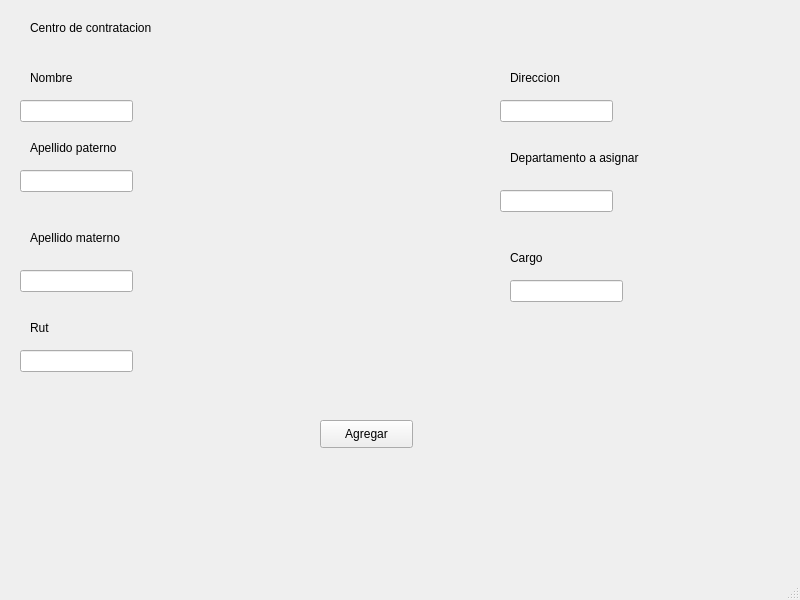
<?xml version="1.0" encoding="UTF-8"?>
<ui version="4.0">
 <class>MainWindow</class>
 <widget class="QMainWindow" name="MainWindow">
  <property name="geometry">
   <rect>
    <x>0</x>
    <y>0</y>
    <width>800</width>
    <height>600</height>
   </rect>
  </property>
  <property name="windowTitle">
   <string>MainWindow</string>
  </property>
  <widget class="QWidget" name="centralwidget">
   <widget class="QLabel" name="label">
    <property name="geometry">
     <rect>
      <x>30</x>
      <y>20</y>
      <width>181</width>
      <height>16</height>
     </rect>
    </property>
    <property name="text">
     <string>Centro de contratacion</string>
    </property>
   </widget>
   <widget class="QLineEdit" name="Nombre">
    <property name="geometry">
     <rect>
      <x>20</x>
      <y>100</y>
      <width>113</width>
      <height>22</height>
     </rect>
    </property>
   </widget>
   <widget class="QLabel" name="label_2">
    <property name="geometry">
     <rect>
      <x>30</x>
      <y>70</y>
      <width>55</width>
      <height>16</height>
     </rect>
    </property>
    <property name="text">
     <string>Nombre</string>
    </property>
   </widget>
   <widget class="QLabel" name="label_3">
    <property name="geometry">
     <rect>
      <x>30</x>
      <y>140</y>
      <width>101</width>
      <height>16</height>
     </rect>
    </property>
    <property name="text">
     <string>Apellido paterno</string>
    </property>
   </widget>
   <widget class="QLabel" name="label_4">
    <property name="geometry">
     <rect>
      <x>30</x>
      <y>230</y>
      <width>111</width>
      <height>16</height>
     </rect>
    </property>
    <property name="text">
     <string>Apellido materno</string>
    </property>
   </widget>
   <widget class="QLineEdit" name="apellido_P">
    <property name="geometry">
     <rect>
      <x>20</x>
      <y>170</y>
      <width>113</width>
      <height>22</height>
     </rect>
    </property>
   </widget>
   <widget class="QLineEdit" name="apellido_M">
    <property name="geometry">
     <rect>
      <x>20</x>
      <y>270</y>
      <width>113</width>
      <height>22</height>
     </rect>
    </property>
   </widget>
   <widget class="QLabel" name="label_5">
    <property name="geometry">
     <rect>
      <x>30</x>
      <y>320</y>
      <width>55</width>
      <height>16</height>
     </rect>
    </property>
    <property name="text">
     <string>Rut</string>
    </property>
   </widget>
   <widget class="QLineEdit" name="rut">
    <property name="geometry">
     <rect>
      <x>20</x>
      <y>350</y>
      <width>113</width>
      <height>22</height>
     </rect>
    </property>
   </widget>
   <widget class="QLabel" name="label_6">
    <property name="geometry">
     <rect>
      <x>510</x>
      <y>70</y>
      <width>55</width>
      <height>16</height>
     </rect>
    </property>
    <property name="text">
     <string>Direccion</string>
    </property>
   </widget>
   <widget class="QLineEdit" name="direccion">
    <property name="geometry">
     <rect>
      <x>500</x>
      <y>100</y>
      <width>113</width>
      <height>22</height>
     </rect>
    </property>
   </widget>
   <widget class="QLabel" name="label_7">
    <property name="geometry">
     <rect>
      <x>510</x>
      <y>150</y>
      <width>151</width>
      <height>16</height>
     </rect>
    </property>
    <property name="text">
     <string>Departamento a asignar</string>
    </property>
   </widget>
   <widget class="QLineEdit" name="dep">
    <property name="geometry">
     <rect>
      <x>500</x>
      <y>190</y>
      <width>113</width>
      <height>22</height>
     </rect>
    </property>
   </widget>
   <widget class="QLabel" name="label_8">
    <property name="geometry">
     <rect>
      <x>510</x>
      <y>250</y>
      <width>55</width>
      <height>16</height>
     </rect>
    </property>
    <property name="text">
     <string>Cargo</string>
    </property>
   </widget>
   <widget class="QLineEdit" name="cargo">
    <property name="geometry">
     <rect>
      <x>510</x>
      <y>280</y>
      <width>113</width>
      <height>22</height>
     </rect>
    </property>
   </widget>
   <widget class="QPushButton" name="pushButton">
    <property name="geometry">
     <rect>
      <x>320</x>
      <y>420</y>
      <width>93</width>
      <height>28</height>
     </rect>
    </property>
    <property name="text">
     <string>Agregar</string>
    </property>
   </widget>
  </widget>
  <widget class="QMenuBar" name="menubar">
   <property name="geometry">
    <rect>
     <x>0</x>
     <y>0</y>
     <width>800</width>
     <height>26</height>
    </rect>
   </property>
  </widget>
  <widget class="QStatusBar" name="statusbar"/>
 </widget>
 <resources/>
 <connections/>
</ui>
